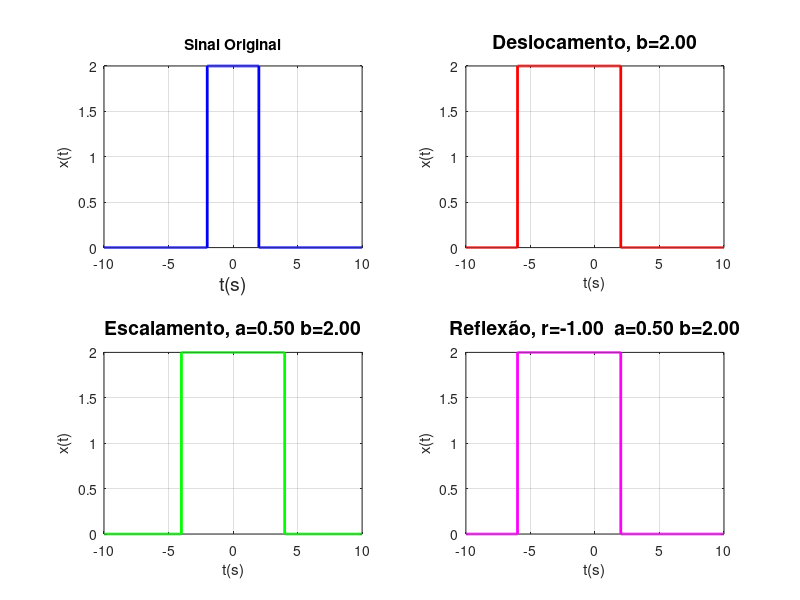

Write MATLAB code to recreate this figure.
%Script: operacoes_combinadas_sinais_c.m

close all;
clear all;
clc;

% vetor de tempo
t = -10:0.001:10;

% pulso retangular centrado na origem com largura de 4s
x = @(t)((t>=-2 & t<=2)*2);
%x = @(t)(t >= 0.0); % degrau unitário

% fatores usado nas operações
r = -1;  % reflexão
a = 0.5; % escalamento (compressão)
b = 2;  % deslocamento (atraso)

% Operações: x(r*a*t+b)
t_escala = a*t;
x_escala = x(t_escala);


t_desloc = a*(t+b);
x_desloc = x(t_desloc);



t_reflex = r*a*(t+b);
x_reflex = x(t_reflex);


subplot(2,2,1);
plot(t, x(t), 'b', 'LineWidth', 2);
title('Sinal Original');
xlabel('t(s)', 'FontSize', 14);
ylabel('x(t)');
grid on;

subplot(2,2,2);
plot(t, x_desloc, 'r', 'LineWidth', 2);
title(sprintf('Deslocamento, b=%.2f', b), 'FontSize', 14);
xlabel('t(s)');
ylabel('x(t)');
grid on;

subplot(2,2,3);
plot(t, x_escala, 'g', 'LineWidth', 2);
title(sprintf('Escalamento, a=%.2f b=%.2f', a, b), 'FontSize', 14);
xlabel('t(s)');
ylabel('x(t)');
grid on;

subplot(2,2,4);
plot(t, x_reflex, 'm', 'LineWidth', 2);
title(sprintf('Reflexão, r=%.2f  a=%.2f b=%.2f', r, a, b), 'FontSize', 14);
xlabel('t(s)');
ylabel('x(t)');
grid on;
